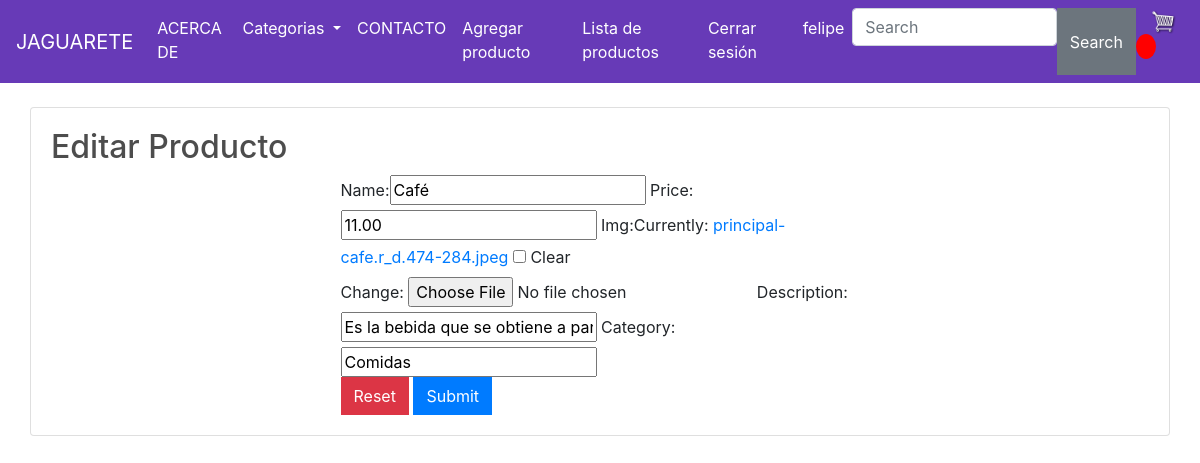
The page /modificar/4/ (signed in) on the database as committed earlier.
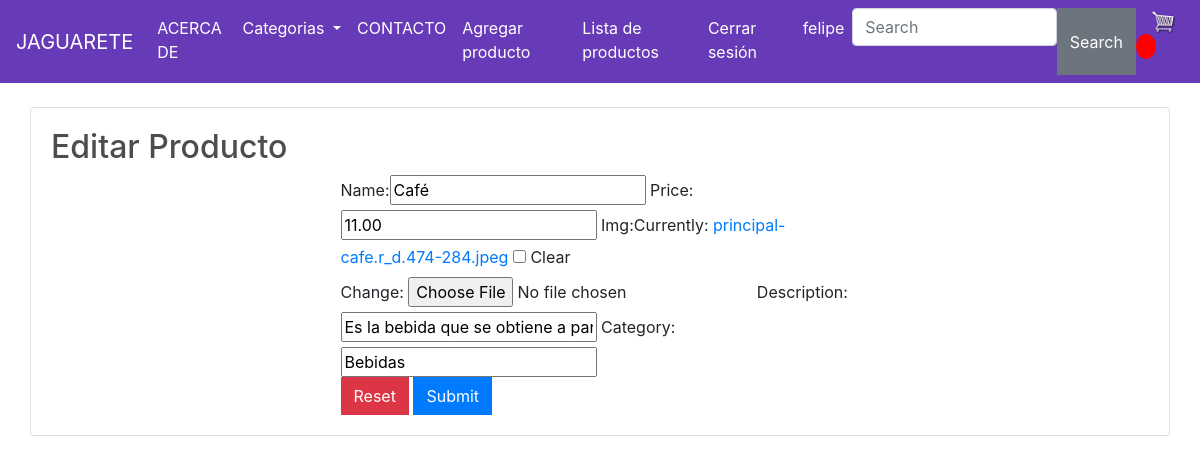
The same page on the database as committed later.
### store/models.py (models this page shows, shortened)
class Product(models.Model):
    name= models.CharField(max_length=200,null = True)
    price = models.DecimalField(max_digits=7, decimal_places=2)
    img = models.ImageField(null= True,blank=True)
    description = models.CharField(max_length=255,default="")
    category = models.CharField(max_length=255,default="Comidas")

### store/views.py (the view)
# urls.py: path('modificar/<id>/',views.modificar, name="modificar"),
@permission_required('store.modificar')
def modificar(request,id):
    productoss = get_object_or_404(Product, id = id)
    data ={
        'form': ProductForm(instance=productoss)
    }
    if request.method == 'POST':
        formulario = ProductForm(data = request.POST,instance=productoss,files=request.FILES)
        if formulario.is_valid():
            formulario.save()
            return redirect(to="listar")
        data["form"] = formulario
    return render(request,'CRUD/modificar.html',data)

### store/forms.py
class ProductForm(forms.ModelForm):
    class Meta:
        model = Product
        fields = "__all__"

### store/templates/CRUD/modificar.html (shortened to what this page needs)
{% extends 'store/main.html' %}
{% load static %}
{% block content %}
        <div class="row">
            <div class="card">
                <div class="card-body">
                    <h2>Editar Producto</h2>
            <div class="col-12 col-md-6 offset-md-3">
                <form action="" method="POST" enctype="multipart/form-data">
                    {{ form }}
                    <input type="reset" placeholder="Cancelar" class="btn btn-danger">
                    <input type="submit" placeholder="Editar" class="btn btn-primary">
                </form>
            </div>
        </div>
    </div>
</div>
{% endblock content %}

Rows that differ between the two databases and show on the page:
changed Product "Café": category "Comidas" → "Bebidas"
